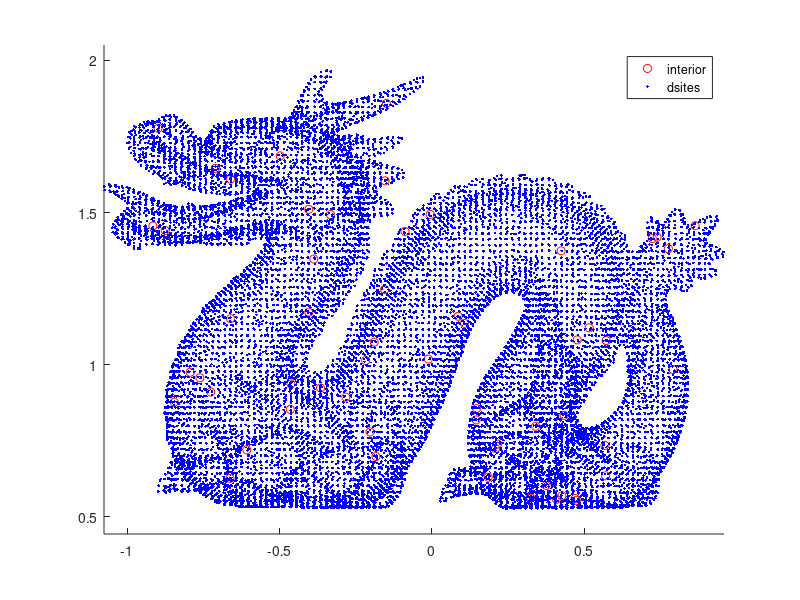

This chart was generated by the following MATLAB code: (Note: this script raises an error after producing the figure.)
clear; warning off all; 
tic
rbf=@(r,c) sqrt(r.^2+c^2) ; %sqrt(1+(r*c).^2); 
c=1/300; %shape parameter
load dragon3A.mat

%center=(min(dsites)+max(dsites))/2;
%xc=center(:,1); yc=center(:,2); zc=center(:,3);

%[X,Y,Z]=ellipsoid(xc,yc,zc,1.17,.97,.7);
%intpt=[X(:),Y(:),Z(:)];
%intpt=unique(intpt,'rows');
%intpt=dsites+(normals*.001);
intpt=dsites(1:400:end,:)+(normals(1:400:end,:)*.01);

figure (1)
x1=intpt(:,1); y1=intpt(:,2); z1=intpt(:,3);
plot3(x1,y1,z1,'ro',dsites(:,1),dsites(:,2),dsites(:,3),'b.','MarkerFaceColor',[1 0 0]);
view([0,90]); axis equal; legend('interior','dsites');

n=length(x1);
mb=length(dsites(:,1)); 
colpt=[intpt;dsites]; % interior points + boundary points
f=-1*ones(n,1);  %
g=0*ones(mb,1);    
rhs=[f;g];  %RHS 
%%%%%%%%%%%%% coefficient matrix
DM=pdist2(colpt, colpt);
A=rbf(DM,c);
coe=A\rhs; 
%%%%%%%%%% Evaluation points 
neval=200;  
bmin=min(dsites,[],1);  bmax=max(dsites,[],1);
x=linspace(bmin(1)-.04,bmax(1)+.04,neval);
y=linspace(bmin(2)-.04,bmax(2)+.04,neval);
z=linspace(bmin(3)-.04,bmax(3)+.04,neval);
[xe,ye,ze]=meshgrid(x,y,z);
epoints=[xe(:),ye(:),ze(:)]; %clear xgrid ygrid zgrid 
parfor iter=1:neval^3
    DM_eval = pdist2(epoints(iter,:),colpt);
    DM=rbf(DM_eval,c);
    pf(iter) = DM*coe; 
end

sp=length(dsites); %Number of surface points

S=sum(sign(pf)==-1);
volume=S/length(pf)*(bmax(1)-bmin(1))*(bmax(2)-bmin(2))*(bmax(3)-bmin(3));

figure (2)
pfit=patch(isosurface(xe,ye,ze,reshape(pf,neval,neval,neval),0));
isonormals(xe,ye,ze,reshape(pf,neval,neval,neval),pfit)
set(pfit,'FaceLighting','gouraud','FaceColor','#EDB120','EdgeColor','none');
light('Position',[ 1 0 1],'Style','infinite'); 
view([0,90]);  axis equal; axis off

figure (3)
pfit=patch(isosurface(xe,ye,ze,reshape(pf,neval,neval,neval),0));
isonormals(xe,ye,ze,reshape(pf,neval,neval,neval),pfit)
set(pfit,'FaceLighting','gouraud','FaceColor','#EDB120','EdgeColor','none');
light('Position',[ -1 0 -1],'Style','infinite'); 
view([180,270]);  axis equal; axis off
toc
